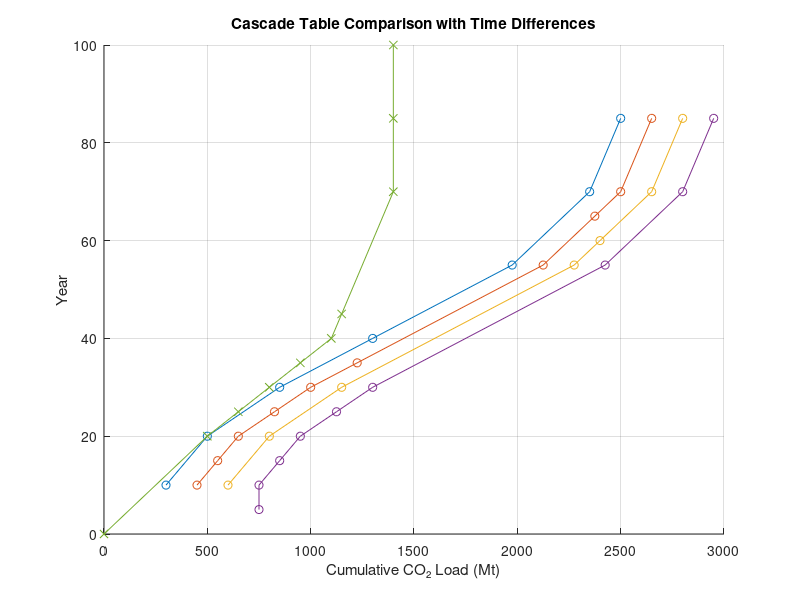

Reproduce this figure in MATLAB.
clc;clear;
startyear = 0; % Define the starting value for the time difference
increment = 5; % Define the increment for the time difference
endyear = 15; % Define the ending value for the time difference
fprintf('Time Difference\tCapturable CO2\tAlt Storage\tUnutilized Storage\tPinch Year\n');
fprintf('--------\t-----------\t-----------\t-------------------\t----------\n');
figure;
hold on;
xlabel('Cumulative CO₂ Load (Mt)')
ylabel('Year')
title('Cascade Table Comparison with Time Differences')
grid on
for time_difference_scalar = startyear:increment:endyear
% Source Data (in Mt/y)
source_flowrate = [15, 5, 5, 20, 10]; % CO2 flowrate from sources in Mt/y
source_total_load = [300, 150, 150, 400, 400]; % Total CO2 load from sources in Mt
source_start_time = [0, 0, 0, 20, 30]; % Start time of sources in years
source_end_time = [20, 30, 30, 40, 70]; % End time of sources in years

% Sink Data
sink_injectivity = [20, 15, 10]; % CO2 injectivity into sinks in Mt/y
sink_storage_capacity = [900, 750, 550]; % Storage capacity of sinks in Mt
sink_earliest_time = [10, 20, 30]; % Earliest time sink is available in years
sink_end_time = [55, 70, 85]; % Characteristic end time of sinks in years

% Initialization
% Inputting time difference
time_difference=ones(1,length(sink_injectivity))*time_difference_scalar;
% Time shift in sink
sink_earliest_time=sink_earliest_time+time_difference;
sink_end_time=sink_end_time+time_difference;
% Creating cascade table
year=unique(sort([source_start_time(1,:),source_end_time(1,:),sink_earliest_time(1,:),sink_end_time(1,:)]));
num_year=length(year);
num_sources = length(source_flowrate);
num_sinks = length(sink_injectivity);
net_source=zeros(num_year,1);
net_sink=zeros(num_year,1);
net_flowrate=zeros(num_year,1);
dt=zeros(num_year,1);
infeasible=zeros(num_year,1);
feasible=zeros(num_year,1);
load=zeros(num_year,1);
sink_load=zeros(num_year,1);
source_load=zeros(num_year,1);

% Cascade calculation
for i = 1:num_year-1
    % Calculate net flow and load per time range
    current_time=year(i);
    dt(i)=year(i+1)-year(i);
    for j=1:num_sources
        if source_start_time(j)<=current_time && source_end_time(j)>current_time
        sourcetotal=source_flowrate(j);
            else
             sourcetotal=0;
        end
    net_source(i)=net_source(i)+sourcetotal;
    end
    for k=1:num_sinks
        if sink_earliest_time(k)<=current_time && sink_end_time(k)>current_time
            sinktotal=sink_injectivity(k);
        else
            sinktotal=0;
        end
        net_sink(i)=net_sink(i)+sinktotal;
    end
    net_flowrate=net_sink-net_source;
    load=net_flowrate.*dt;
    infeasible(i+1)=infeasible(i)+load(i);
    feasible(1)=min(infeasible)*-1;
    source_load(i+1)=source_load(i)+net_source(i).*dt(i);
    sink_load(2)=feasible(1);
    for l=1:num_year-2
    sink_load(l+2)=sink_load(l+1)+net_sink(l+1).*dt(l+1);
    end
end
for i=1:num_year-1
    feasible(i+1)=feasible(i)+load(i);
end
% Display results
index=(feasible==0);
pinch=year(index);
alternative_storage=feasible(1);
unutilized_storage=sink_load(num_year)-source_load(num_year);
yearsink=year-time_difference_scalar;
capturable=source_load(end)-alternative_storage;
plot(sink_load(2:end), yearsink(2:end), '-o')
fprintf('%3d\t\t%10.2f\t%10.2f\t%20.2f\t%10d\n', time_difference_scalar, capturable, alternative_storage, unutilized_storage, pinch);
end
plot(source_load, year, '-x')
hold off